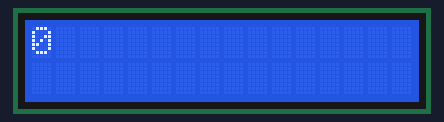
A sketch run on a simulated Arduino Uno, built with avr-gcc and run on an emulated ATmega328P. On the bench: 16×2 character LCD.

Above: at 0.1 s.
At 5.6 s:
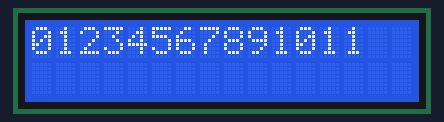
At 13.2 s:
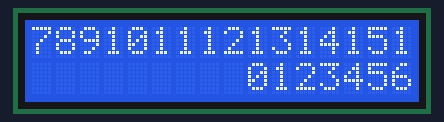
At 19.7 s:
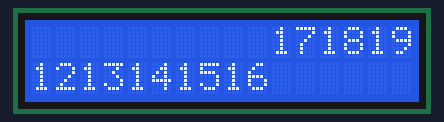
At 26.2 s:
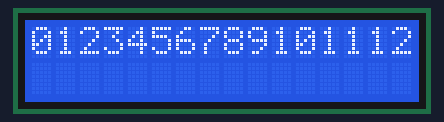
At 39.2 s:
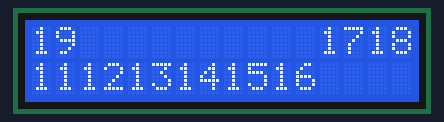

The sketch:

lcdAutoScroll2.ino
```cpp
#include <Wire.h>
#include <hd44780.h>
#include <hd44780ioClass/hd44780_I2Cexp.h>

hd44780_I2Cexp mylcd;

void setup() {
  // put your setup code here, to run once:
  mylcd.init();
  mylcd.backlight();
}

void loop() {
  // put your main code here, to run repeatedly:
  mylcd.setCursor(0,0);
  for(int i=0; i<20; i++){
    mylcd.print(i);
    delay(500);
  }

  mylcd.setCursor(16,1);
  mylcd.autoscroll();
  for(int i=0; i<20; i++){
    mylcd.print(i);
    delay(500);
  }

  mylcd.noAutoscroll();
  mylcd.clear();
}
```

Measured:
- what the display in image 1 shows lasts 0.5 s, from 5.6 s to 6.1 s
- what the display in image 4 shows lasts 4.1 s, from 26.1 s to 30.2 s
